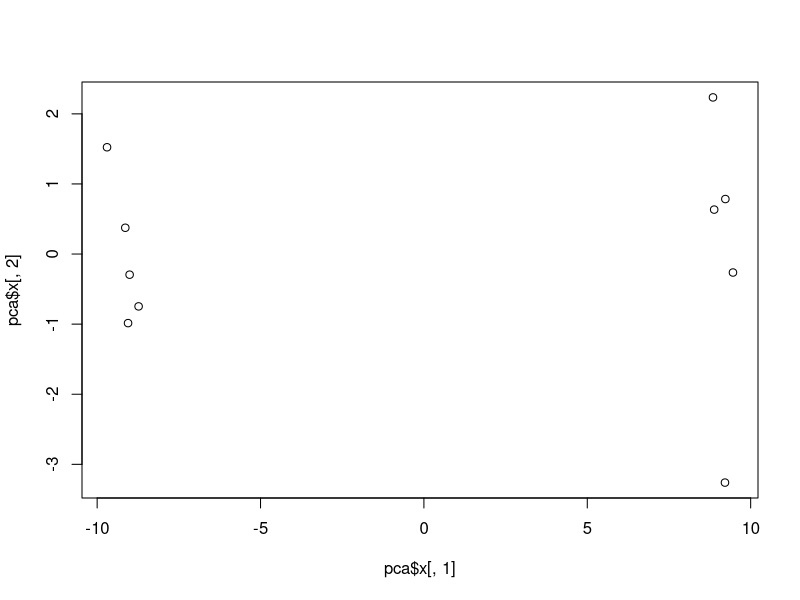
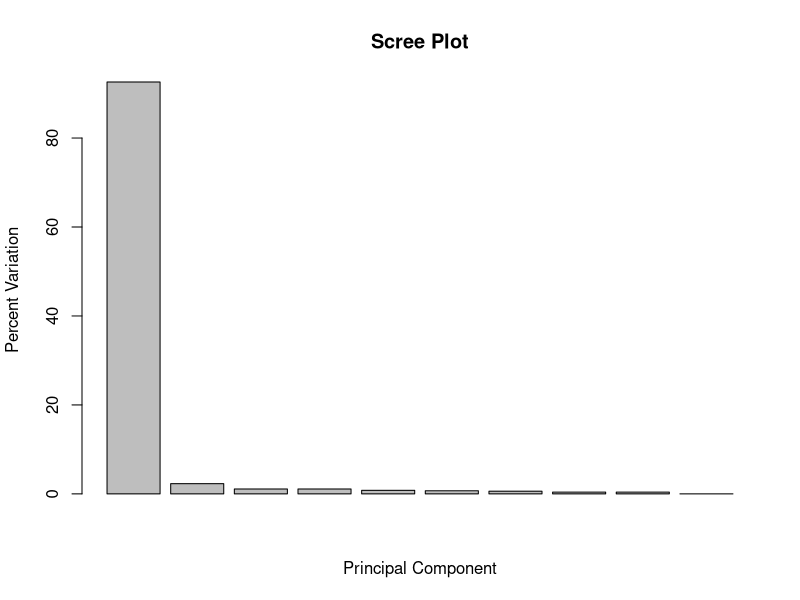
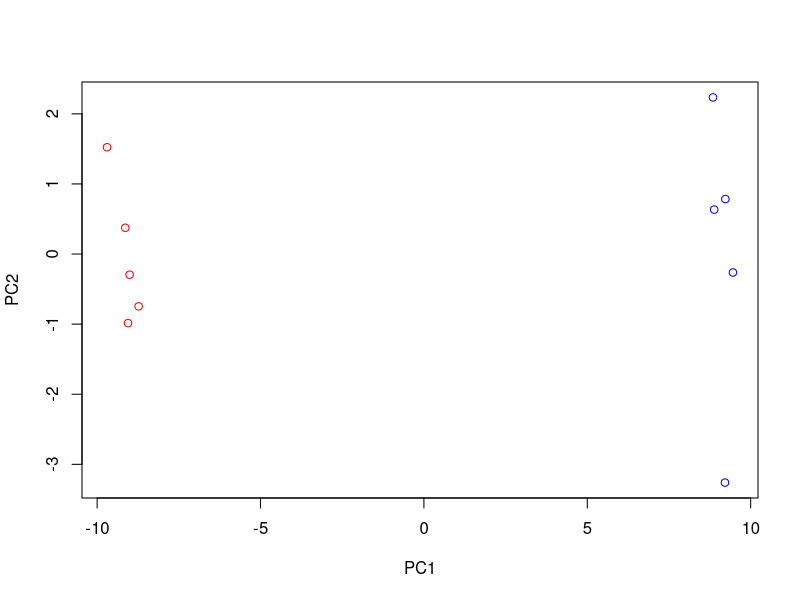

The R source for these figures, in order:
## ---- chunk 1

x <- read.csv("expression.csv",row.names = 1)
mydata<-x
## ---- chunk 2
pca <- prcomp(t(mydata), scale=TRUE) 
## ---- chunk 3
## lets do PCA
pca <- prcomp(t(mydata), scale=TRUE)
## See what is returned by the prcomp() function
attributes(pca)
# $names
#[1] "sdev" "rotation" "center" "scale" "x"
#
# $class
#[1] "prcomp"
## ---- chunk 4
## lets do PCA
pca <- prcomp(t(mydata), scale=TRUE)
## See what is returned by the prcomp() function
attributes(pca)
# $names
#[1] "sdev" "rotation" "center" "scale" "x"
#
# $class
#[1] "prcomp"
## ---- chunk 5
## lets do PCA
pca <- prcomp(t(mydata), scale=TRUE)
## A basic PC1 vs PC2 2-D plot
plot(pca$x[,1], pca$x[,2])
## Precent variance is often more informative to look at
pca.var <- pca$sdev^2
pca.var.per <- round(pca.var/sum(pca.var)*100, 1) 
barplot(pca.var.per, main="Scree Plot",
 xlab="Principal Component", ylab="Percent Variation")
## ---- chunk 6
plot(pca$x[,1:2], col=c("red","red","red","red","red","blue","blue","blue","blue", "blue"))
#we can use function replicate to make the code shorter
rep("red",5)
